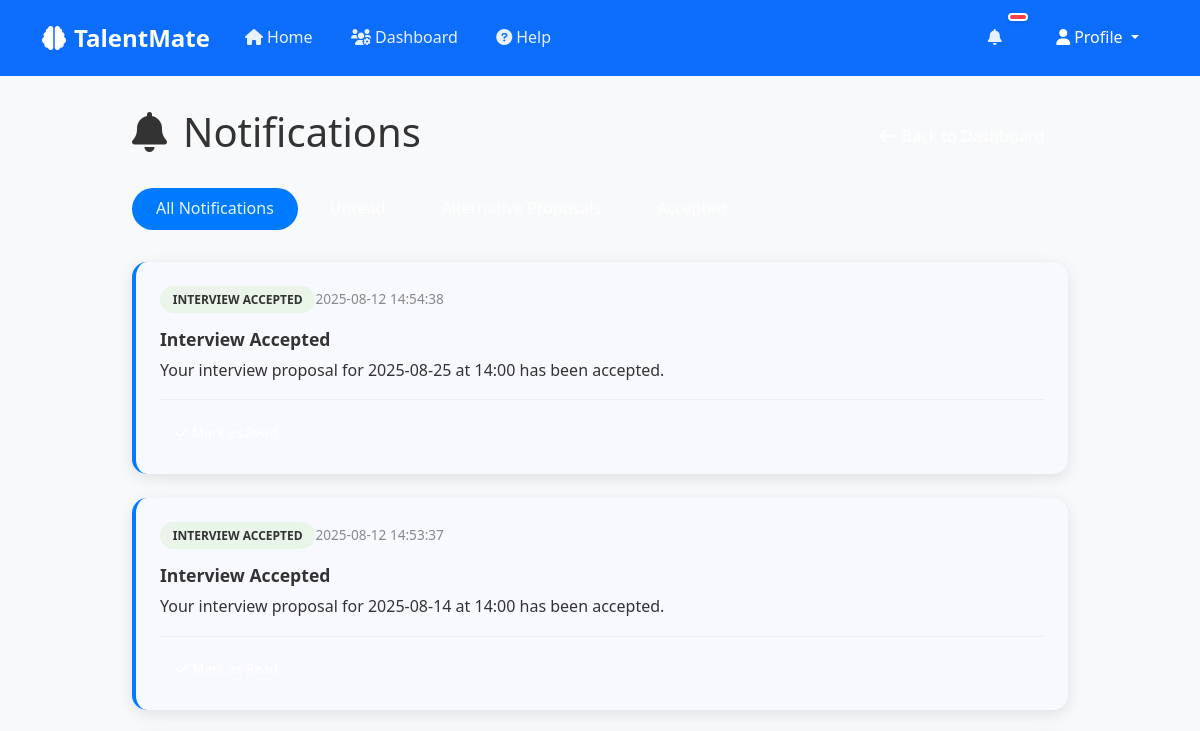
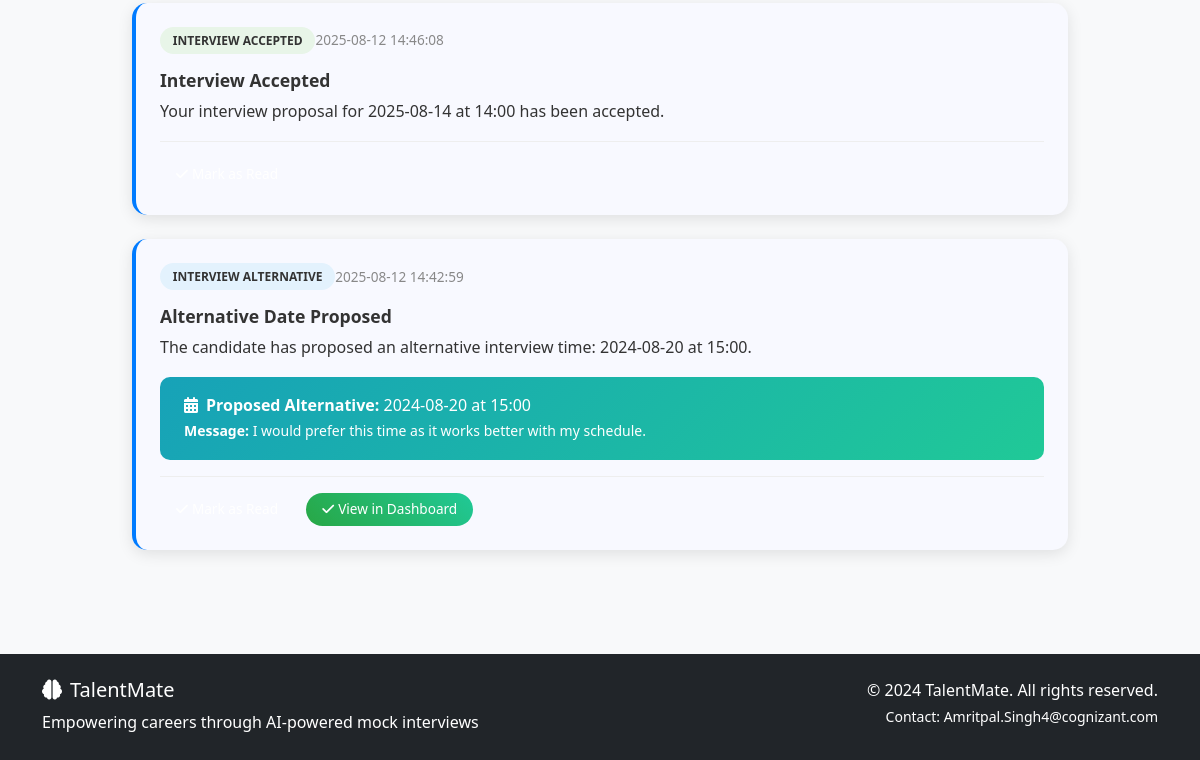
Before: /recruiter/notifications (signed in) with the older database file (2 pictures, top to bottom).
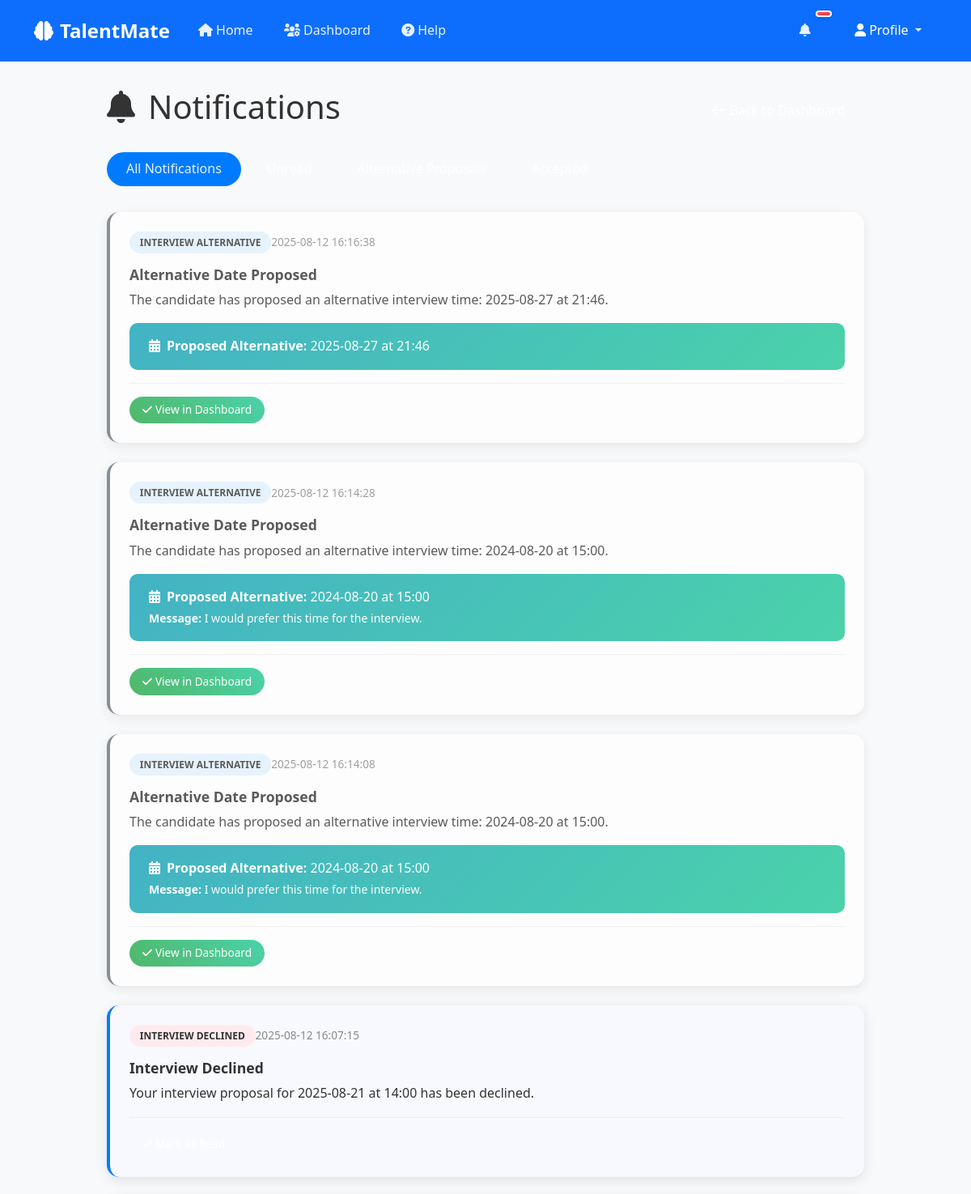
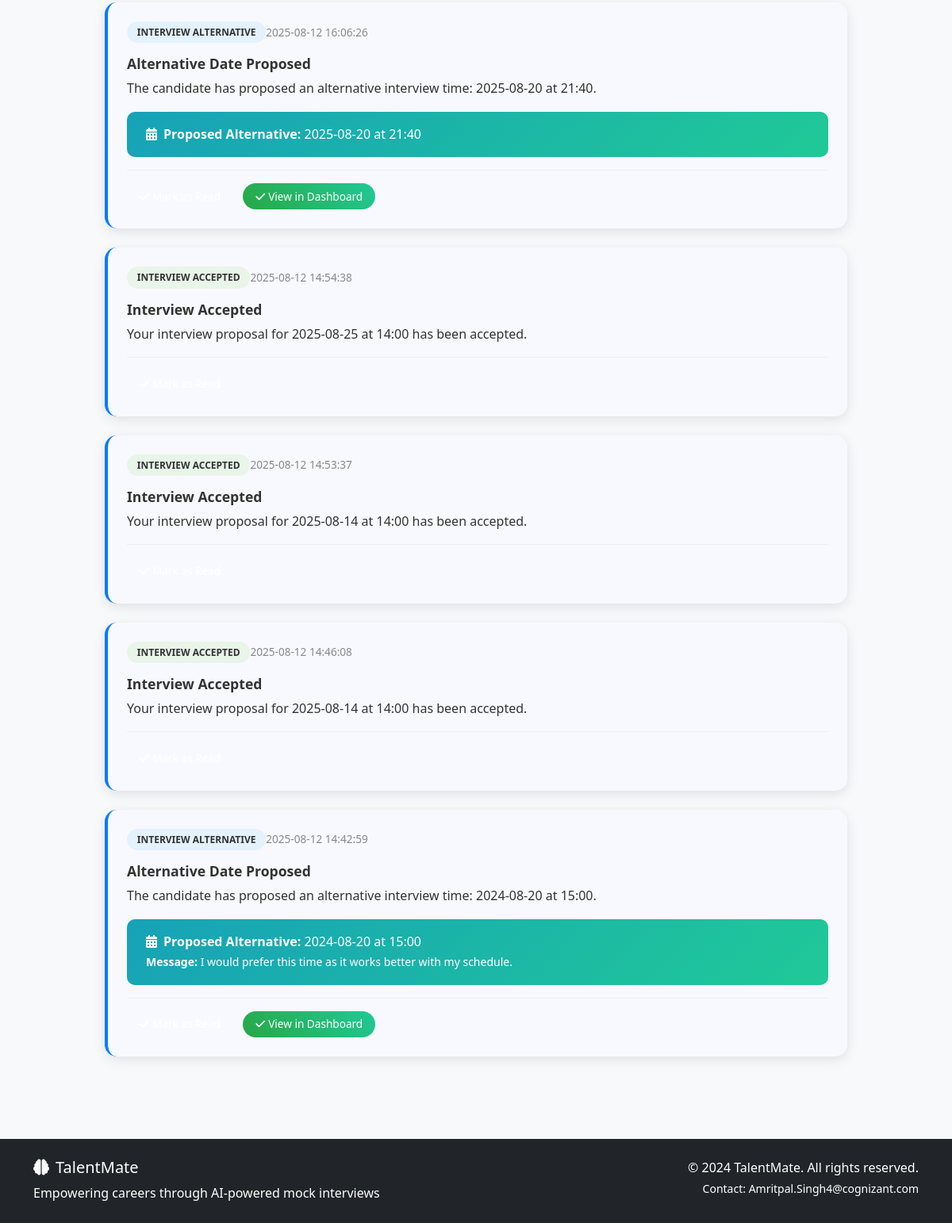
After: the same page with the newer database file (2 pictures, top to bottom).
### tables this page shows
CREATE TABLE notifications (
            id INTEGER PRIMARY KEY AUTOINCREMENT,
            user_id INTEGER NOT NULL,
            type TEXT NOT NULL,  -- 'interview_result', 'interview_request', 'interview_confirmed', etc.
            title TEXT NOT NULL,
            message TEXT NOT NULL,
            data TEXT,  -- JSON data for additional info
            is_read BOOLEAN DEFAULT FALSE,
            created_at TIMESTAMP DEFAULT CURRENT_TIMESTAMP,
            updated_at TIMESTAMP DEFAULT CURRENT_TIMESTAMP,
            FOREIGN KEY (user_id) REFERENCES users (id)
        );

### app.py (the view)
@app.route('/recruiter/notifications')
@login_required
def recruiter_notifications():
    if session.get('user_role') != 'recruiter':
        flash('Access denied. Recruiter privileges required.', 'error')
        return redirect(url_for('home'))
    conn = sqlite3.connect('talentmate.db')
    cursor = conn.cursor()
    cursor.execute('''
        SELECT id, type, title, message, data, is_read, created_at
        FROM notifications
        WHERE user_id = ?
        ORDER BY created_at DESC
    ''', (session['user_id'],))
    notifications = cursor.fetchall()
    conn.close()
    formatted_notifications = []
    for notification in notifications:
        notification_data = json.loads(notification[4]) if notification[4] else {}
        formatted_notifications.append({
            'id': notification[0],
            'type': notification[1],
            'title': notification[2],
            'message': notification[3],
            'data': notification_data,
            'is_read': notification[5],
            'created_at': notification[6]
        })
    return render_template('recruiter_notifications.html', notifications=formatted_notifications)

### app.py (called while the page is built)
def login_required(f):
    @wraps(f)
    def decorated_function(*args, **kwargs):
        if 'user_id' not in session:
            flash('Please log in to access this page.', 'error')
            return redirect(url_for('login'))
        return f(*args, **kwargs)
    return decorated_function

### templates/recruiter_notifications.html (shortened to what this page needs)
{% extends "base.html" %}
{% block content %}
<div class="notifications-container">
    <div class="d-flex justify-content-between align-items-center mb-4">
        <h1><i class="fas fa-bell me-3"></i>Notifications</h1>
        <a href="{{ url_for('recruiter_dashboard') }}" class="btn btn-outline-primary">
            <i class="fas fa-arrow-left me-2"></i>Back to Dashboard
        </a>
    </div>
    <ul class="nav filter-tabs" id="notificationTabs">
        <li class="nav-item">
            <a class="nav-link active" href="#" data-filter="all">All Notifications</a>
        </li>
        <li class="nav-item">
            <a class="nav-link" href="#" data-filter="unread">Unread</a>
        </li>
        <li class="nav-item">
            <a class="nav-link" href="#" data-filter="interview_alternative">Alternative Proposals</a>
        </li>
        <li class="nav-item">
            <a class="nav-link" href="#" data-filter="interview_accepted">Accepted</a>
        </li>
    </ul>
    <div id="notificationsList">
        {% if notifications %}
            {% for notification in notifications %}
            <div class="notification-card {{ 'unread' if not notification.is_read else 'read' }}"
                 data-type="{{ notification.type }}"
                 data-read="{{ notification.is_read }}">
                <div class="notification-header">
                    <span class="notification-type-badge notification-type-{{ notification.type }}">
                        {{ notification.type.replace('_', ' ').title() }}
                    </span>
                    <small class="notification-time">
                        {{ moment(notification.created_at).fromNow() if moment else notification.created_at }}
                    </small>
                </div>
                <h5 class="notification-title">{{ notification.title }}</h5>
                <p class="notification-message">{{ notification.message }}</p>
                {% if notification.type == 'interview_alternative' and notification.data %}
                <div class="alert alert-info">
                    <strong><i class="fas fa-calendar-alt me-2"></i>Proposed Alternative:</strong>
                    {{ notification.data.alternative_date }} at {{ notification.data.alternative_time }}
                    {% if notification.data.user_message %}
                    <br><small><strong>Message:</strong> {{ notification.data.user_message }}</small>
                    {% endif %}
                </div>
                {% endif %}
                <div class="notification-actions">
                    {% if not notification.is_read %}
                    <button class="btn btn-sm btn-outline-primary btn-notification"
                            onclick="markAsRead({{ notification.id }})">
                        <i class="fas fa-check me-1"></i>Mark as Read
                    </button>
                    {% endif %}
                    {% if notification.type == 'interview_alternative' and notification.data.request_id %}
                    <button class="btn btn-sm btn-success btn-notification"
                            onclick="handleAlternative({{ notification.data.request_id }}, '{{ notification.data.alternative_date }}', '{{ notification.data.alternative_time }}')">
                        <i class="fas fa-check me-1"></i>View in Dashboard
                    </button>
                    {% endif %}
                </div>
            </div>
            {% endfor %}
        {% else %}
            <div class="empty-state">
                <i class="fas fa-bell"></i>
                <h4>No Notifications</h4>
                <p>You'll see notifications here when candidates respond to your interview invitations.</p>
            </div>
        {% endif %}
    </div>
</div>
{% endblock %}

### templates/base.html (shortened to what this page needs)
<!DOCTYPE html>
<html lang="en">
<head>
    <link href="https://cdn.jsdelivr.net/npm/bootstrap@5.1.3/dist/css/bootstrap.min.css" rel="stylesheet">
    <link href="https://cdnjs.cloudflare.com/ajax/libs/font-awesome/6.0.0/css/all.min.css" rel="stylesheet">
    <link href="{{ url_for('static', filename='css/style.css') }}" rel="stylesheet">
</head>
<body style="color: #333 !important; padding-top: 76px;">
    <nav class="navbar navbar-expand-lg navbar-dark bg-primary fixed-top" style="color: white !important;">
        <div class="container">
            <a class="navbar-brand fw-bold" href="{{ url_for('home') if session.user_id else url_for('login') }}">
                <i class="fas fa-brain me-2"></i>TalentMate
            </a>
            <div class="collapse navbar-collapse" id="navbarNav">
                <ul class="navbar-nav me-auto">
                    <li class="nav-item">
                        <a class="nav-link {{ 'active' if request.endpoint == 'home' }}" href="{{ url_for('home') }}">
                            <i class="fas fa-home me-1"></i>Home
                        </a>
                    </li>
                                                {% if session.user_id %}
                                {% if session.user_role == 'recruiter' %}
                                    <li class="nav-item">
                                        <a class="nav-link {{ 'active' if request.endpoint == 'recruiter_dashboard' }}" href="{{ url_for('recruiter_dashboard') }}">
                                            <i class="fas fa-users-cog me-1"></i>Dashboard
                                        </a>
                                    </li>
                                {% endif %}
                            {% endif %}
                                                <li class="nav-item">
                                <a class="nav-link {{ 'active' if request.endpoint == 'help' }}" href="{{ url_for('help') }}">
                                    <i class="fas fa-question-circle me-1"></i>Help
                                </a>
                            </li>
                </ul>
                <ul class="navbar-nav">
                                                {% if session.user_id %}
                            {% if session.user_id %}
                            <li class="nav-item dropdown me-3">
                                <a class="nav-link position-relative" href="#" id="notificationDropdown" role="button" data-bs-toggle="dropdown" aria-expanded="false">
                                    <i class="fas fa-bell"></i>
                                    <span class="notification-badge position-absolute top-0 start-100 translate-middle badge rounded-pill bg-danger" id="notificationCount" style="display: none; width: 8px; height: 8px; padding: 0; border-radius: 50%;"></span>
                                </a>
                            </li>
                            {% endif %}
                            <li class="nav-item dropdown">
                                <a class="nav-link dropdown-toggle" href="#" id="navbarDropdown" role="button" data-bs-toggle="dropdown">
                                    <i class="fas fa-user me-1"></i>Profile
                                </a>
                            </li>
                    {% endif %}
                </ul>
            </div>
        </div>
    </nav>
    <div class="toast-container position-fixed top-0 end-0 p-3" style="z-index: 11; margin-top: 80px;">
    </div>
    <main style="margin-top: 76px;">
        {% block content %}{% endblock %}
    </main>
    <footer class="bg-dark text-light py-4 mt-5">
        <div class="container">
            <div class="row">
                <div class="col-md-6">
                    <h5><i class="fas fa-brain me-2"></i>TalentMate</h5>
                    <p class="mb-0">Empowering careers through AI-powered mock interviews</p>
                </div>
                <div class="col-md-6 text-md-end">
                    <p class="mb-0">© 2024 TalentMate. All rights reserved.</p>
                    <small>Contact: Amritpal.Singh4@cognizant.com</small>
                </div>
            </div>
        </div>
    </footer>
</body>
</html>

### static/css/style.css (style rules this page uses)
:root { --primary-color: #667eea; --primary-dark: #764ba2; --success-color: #28a745; --warning-color: #ffc107; --danger-color: #dc3545; --info-color: #17a2b8; --light-color: #f8f9fa; --dark-color: #343a40; --font-family: 'Segoe UI', Tahoma, Geneva, Verdana, sans-serif; --border-radius: 10px; --box-shadow: 0 8px 25px rgba(0,0,0,0.1); --transition: all 0.3s ease; --navbar-height: 76px; }
* { margin: 0; padding: 0; box-sizing: border-box; }
body { font-family: var(--font-family); line-height: 1.6; color: #333 !important; background-color: #f8f9fa; min-height: 100vh; padding-top: var(--navbar-height); }
* { color: inherit; }
p, span, div, h1, h2, h3, h4, h5, h6, label, li, td, th { color: #333 !important; }
.text-white, .text-light { color: #fff !important; }
.container { opacity: 1 !important; visibility: visible !important; }
main { min-height: calc(100vh - 200px); border-top: none !important; margin-top: 0 !important; padding-top: 0 !important; }
.navbar, .navbar-nav, .nav-item, .nav-link { border: none !important; outline: none !important; }
.navbar::after, .navbar::before { display: none !important; }
.navbar { box-shadow: none !important; border: none !important; }
.navbar { border-bottom: none !important; box-shadow: none !important; min-height: var(--navbar-height); padding: 0.5rem 0; }
.navbar-brand { font-size: 1.5rem; font-weight: bold; }
.navbar-nav .nav-link { font-weight: 500; padding: 0.5rem 1rem !important; border-radius: 20px; margin: 0 0.2rem; transition: var(--transition); border: none !important; }
.btn { border-radius: var(--border-radius); font-weight: 500; padding: 0.5rem 1.5rem; transition: var(--transition); border: none; }
.btn-success { background: linear-gradient(45deg, var(--success-color), #20c997); }
.navbar-brand { color: white !important; }
.nav-link { color: rgba(255,255,255,0.9) !important; }
.alert { border: none; border-radius: var(--border-radius); padding: 1rem 1.5rem; margin-bottom: 1rem; }
.alert-info { background: linear-gradient(135deg, var(--info-color), #20c997); color: white !important; }
.alert-info * { color: white !important; }
.btn { color: white !important; }
.btn * { color: white !important; }
footer { color: white !important; }
footer * { color: white !important; }
body, html { color: #333 !important; }

### templates/base.html (style rules this page uses)
.navbar-nav .dropdown-toggle::after { color: white !important; }
.navbar-nav .nav-link.dropdown-toggle { color: white !important; }
.notification-badge { font-size: 0.65rem; min-width: 20px; height: 20px; line-height: 20px; background: linear-gradient(45deg, #ff4757, #ff3742); border: 2px solid white; box-shadow: 0 2px 4px rgba(0,0,0,0.1); }
.notification-title { font-weight: 600; margin-bottom: 0.4rem; color: #000000; font-size: 0.9rem; }
.notification-time { font-size: 0.7rem; color: #90a4ae; font-weight: 500; }

### templates/recruiter_notifications.html (style rules this page uses)
.notifications-container { max-width: 1000px; margin: 0 auto; padding: 2rem; }
.notification-card { background: white; border-radius: 15px; box-shadow: 0 4px 15px rgba(0,0,0,0.1); margin-bottom: 1.5rem; padding: 1.5rem; transition: all 0.3s ease; border-left: 4px solid transparent; }
.notification-card.unread { border-left-color: #007bff; background: #f8f9ff; }
.notification-card.read { border-left-color: #6c757d; opacity: 0.8; }
.notification-header { display: flex; justify-content: between; align-items: center; margin-bottom: 1rem; }
.notification-type-badge { padding: 0.25rem 0.8rem; border-radius: 15px; font-size: 0.75rem; font-weight: 600; text-transform: uppercase; }
.notification-type-interview_alternative { background: #e3f2fd; color: #1976d2; }
.notification-type-interview_accepted { background: #e8f5e8; color: #2e7d32; }
.notification-type-interview_declined { background: #ffebee; color: #c62828; }
.notification-title { font-size: 1.1rem; font-weight: 600; color: #2c3e50; margin: 0.5rem 0; }
.notification-message { color: #555; line-height: 1.6; margin-bottom: 1rem; }
.notification-time { font-size: 0.85rem; color: #888; }
.notification-actions { margin-top: 1rem; padding-top: 1rem; border-top: 1px solid #eee; }
.btn-notification { padding: 0.4rem 1rem; border-radius: 20px; font-size: 0.85rem; margin-right: 0.5rem; }
.filter-tabs { margin-bottom: 2rem; }
.filter-tabs .nav-link { border-radius: 25px; padding: 0.5rem 1.5rem; margin-right: 0.5rem; color: #6c757d; border: 2px solid transparent; }
.filter-tabs .nav-link.active { background: #007bff; color: white; border-color: #007bff; }

Changed rows visible on the page:
added notifications: type.replace "INTERVIEW ALTERNATIVE", created_at "2025-08-12 16:16:38", title "Alternative Date Proposed", message "The candidate has proposed an alternative interview time: 2025-08-27 at 21:46.", data.alternative_date "2025-08-27", data.alternative_time "21:46", is_read True (drawn)
added notifications: type.replace "INTERVIEW ALTERNATIVE", created_at "2025-08-12 16:14:28", title "Alternative Date Proposed", message "The candidate has proposed an alternative interview time: 2024-08-20 at 15:00.", data.alternative_date "2024-08-20", data.alternative_time "15:00", data.user_message "I would prefer this time for the interview.", is_read True (drawn)
added notifications: type.replace "INTERVIEW ALTERNATIVE", created_at "2025-08-12 16:14:08", title "Alternative Date Proposed", message "The candidate has proposed an alternative interview time: 2024-08-20 at 15:00.", data.alternative_date "2024-08-20", data.alternative_time "15:00", data.user_message "I would prefer this time for the interview.", is_read True (drawn)
added notifications: type.replace "INTERVIEW DECLINED", created_at "2025-08-12 16:07:15", title "Interview Declined", message "Your interview proposal for 2025-08-21 at 14:00 has been declined."
added notifications: type.replace "INTERVIEW ALTERNATIVE", created_at "2025-08-12 16:06:26", title "Alternative Date Proposed", message "The candidate has proposed an alternative interview time: 2025-08-20 at 21:40.", data.alternative_date "2025-08-20", data.alternative_time "21:40"
